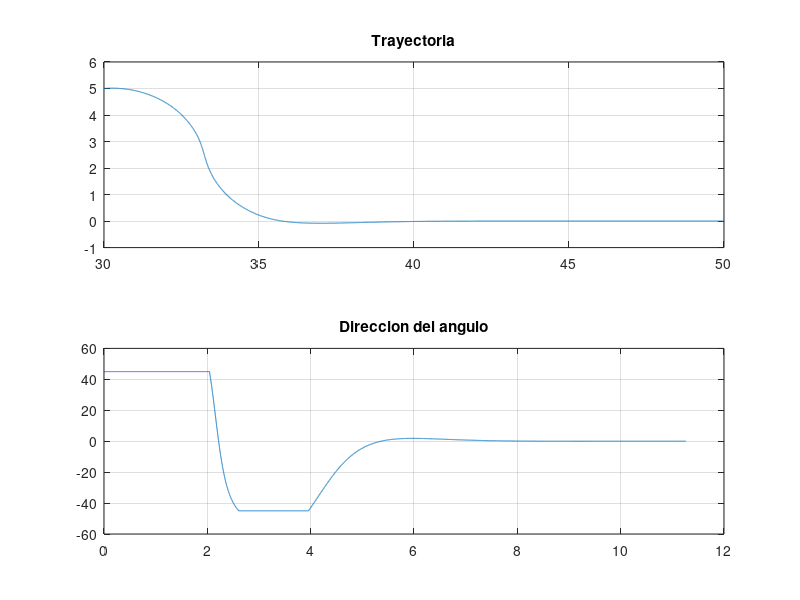

Source code (MATLAB):
% Control of car by lineal approximation
pkg load control;
clear;
clc;
close all;

v = 2;
L = 3;
dt = 0.001;
ti = 0;
tf = 20;

A = [ 0  v
      0  0 ];
B = [ 0
      -v/L ];

q1 = input('Peso q1: ');
q2 = input('Peso q2: ');
Q = diag([ q1 q2 ]);
R = [1];

# ecuacion de ricatti
# A'*X + X*A - X*B*G + Q = 0
# A'*X + X*A - X*B*inv(R)*B'*X + Q = 0
# G = inv(R)*B'*X = K
# A - B*K = A - B*inv(R)*B'*X
# X = A'*X*A - (A'*X*B)*inv(R+B'*X*B)*(B'*X*A) + Q
[X,leig,K]  = care(A,B,Q,R);
K = B'*X
k1 = K(1,1);
k2 = K(1,2);
#x = input('Introducir coordenada inicial x [20]: ');
x = 30;
y = input('Introducir coordenada inicial -30<= y <= 30: ');
phi = input('Introducir angulo inicial -180 <= phi <= 180]: ');
phi = phi*pi/180;
y_ = 0;
phi_ = 0;
k = 1;
tanpi4 = tan(pi/4);
while((x>0) & (x<50))
  posx(k,1) = x;
  posy(k,1) = y;
  posphi(k,1) = phi;
  t(k,1) = (k-1)*dt;
  tandel = -k1*(y-y_) - k2*(phi-phi_);
  if(tandel > tanpi4)
    tandel = tanpi4;
  elseif(tandel < -tanpi4)
    tandel = -tanpi4;
  end
  del = atan(tandel);
  delta(k,1) = 180/pi*del;
  xp = v*cos(phi);
  yp = v*sin(phi);
  phip = -v/L*tan(del);
  x = x + xp*dt;
  y = y + yp*dt;
  phi = phi + phip*dt;
  k = k + 1;
end

figure(1);
subplot(2,1,1);
plot(posx,posy);    grid;
title('Trayectoria');
subplot(2,1,2);
plot(t,delta);     grid;
title('Direccion del angulo');


